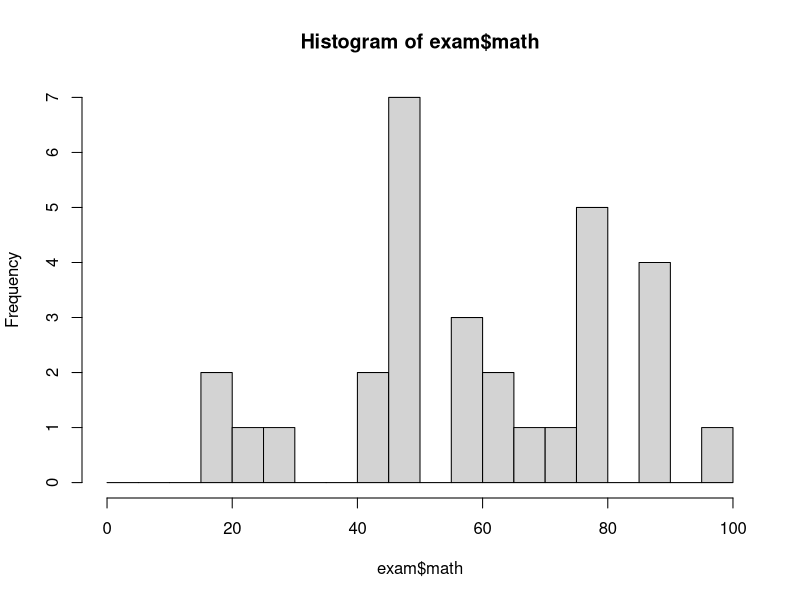
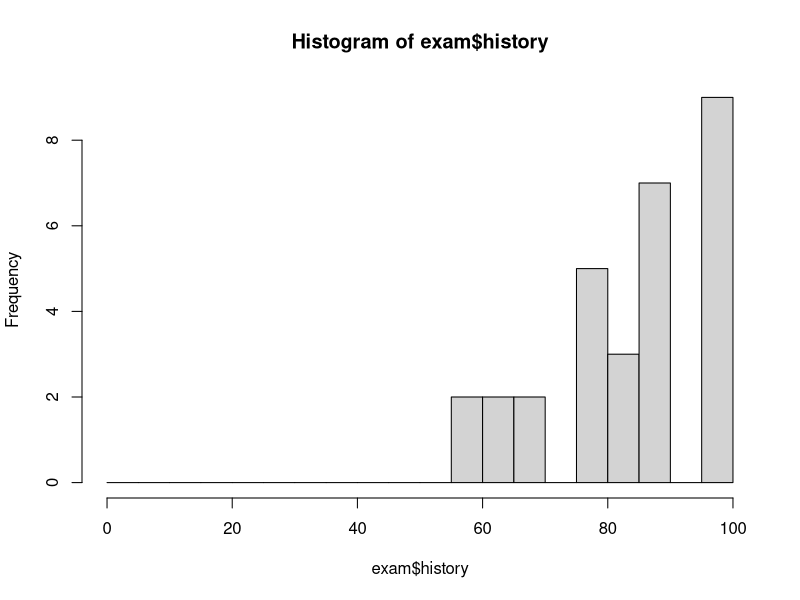
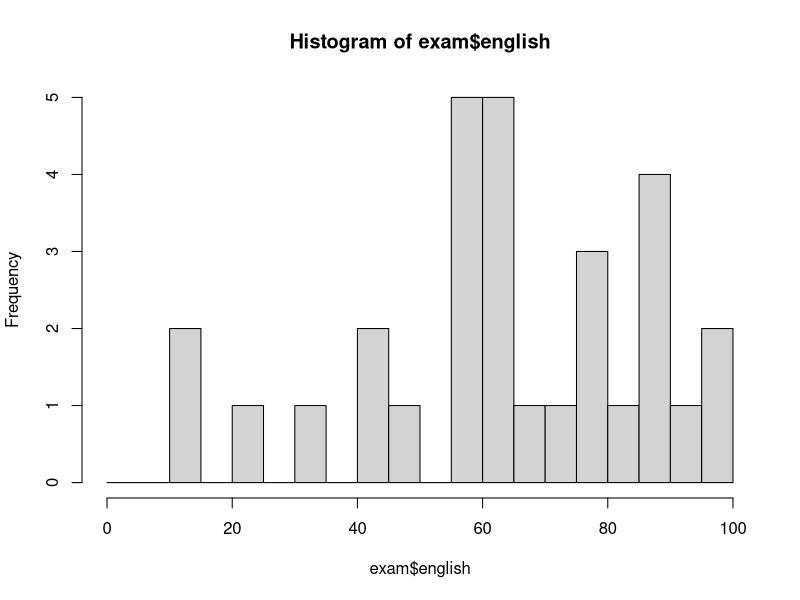
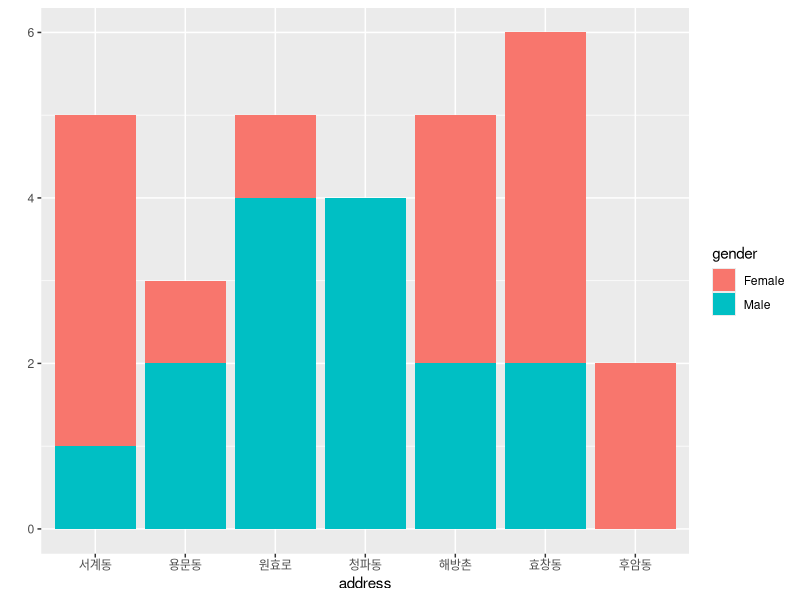
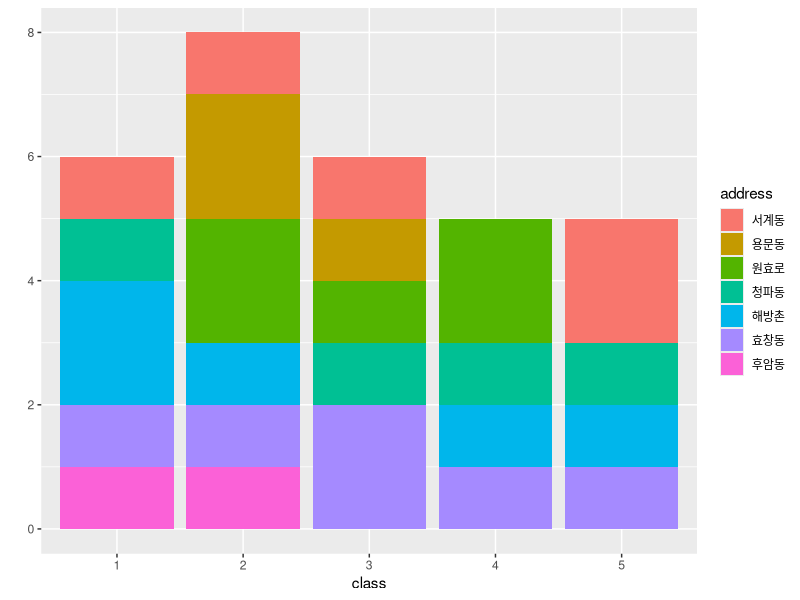

Write the R code that produced these figures, in order.
#csv 파일 불러와서 데이터 프레임 만들기 
exam <- read.csv("exam.csv", stringsAsFactors = F)

###여섯 개 함수로 탐색적 검토하기
head(exam, 10)
tail(exam, 8)
head(exam$gender, 7)
View(exam)
exam$id <- NULL #id 변수 지워주기
dim(exam)
str(exam)
exam$address <- as.factor(exam$address) #순차적으로 세 개 변수 처도를 문자형(or 정수형)에서 범주형으로 바꾸기
exam$gender <- as.factor(exam$gender)
exam$class <- as.factor(exam$class)
summary(exam)

###개별 기술 통계량 함수 사용하기
mean(exam$math)
round(mean(exam$math), digits = 2) #소수점 둘째자리까지 표현
var(exam$math)
sd(exam$math)
var(exam$history)

###히스토그램 그리기
hist(exam$math, breaks = seq(0, 100, by = 5)) #exam의 math에 대한 히스토그램. 최솟값 0, 최댓값 100, 간격 5
hist(exam$history, breaks = seq(0, 100, by = 5))
hist(exam$english, breaks = seq(0, 100, by = 5)) 

###table함수와 qplot함수를 통한 빈도수 확인하기
table(exam$address)
table(exam$gender)
table(exam$class)
table(exam$address, exam$gender)
table(exam$class, exam$address)

install.packages("ggplot2")
install.packages("ggplot2", dependencies = TRUE)
library(ggplot2)
qplot(data = exam, address, fill = gender)
install.packages("farver", dependencies=T) #39번줄 실행 안 돼서 추가 설치함 (Error in loadNamespace(x) : there is no package called ‘farver’)
qplot(data = exam, class, fill = address)


###excel 파일 불러오기
install.packages("readxl")
library(readxl)

exam_addition <- read_excel("exam_addition.xlsx", sheet = 1)
exam_addition$id <- NULL #id 변수 지워주기

###데이터 프레임 내보내기
write.csv(exam, file="exam1.csv")
